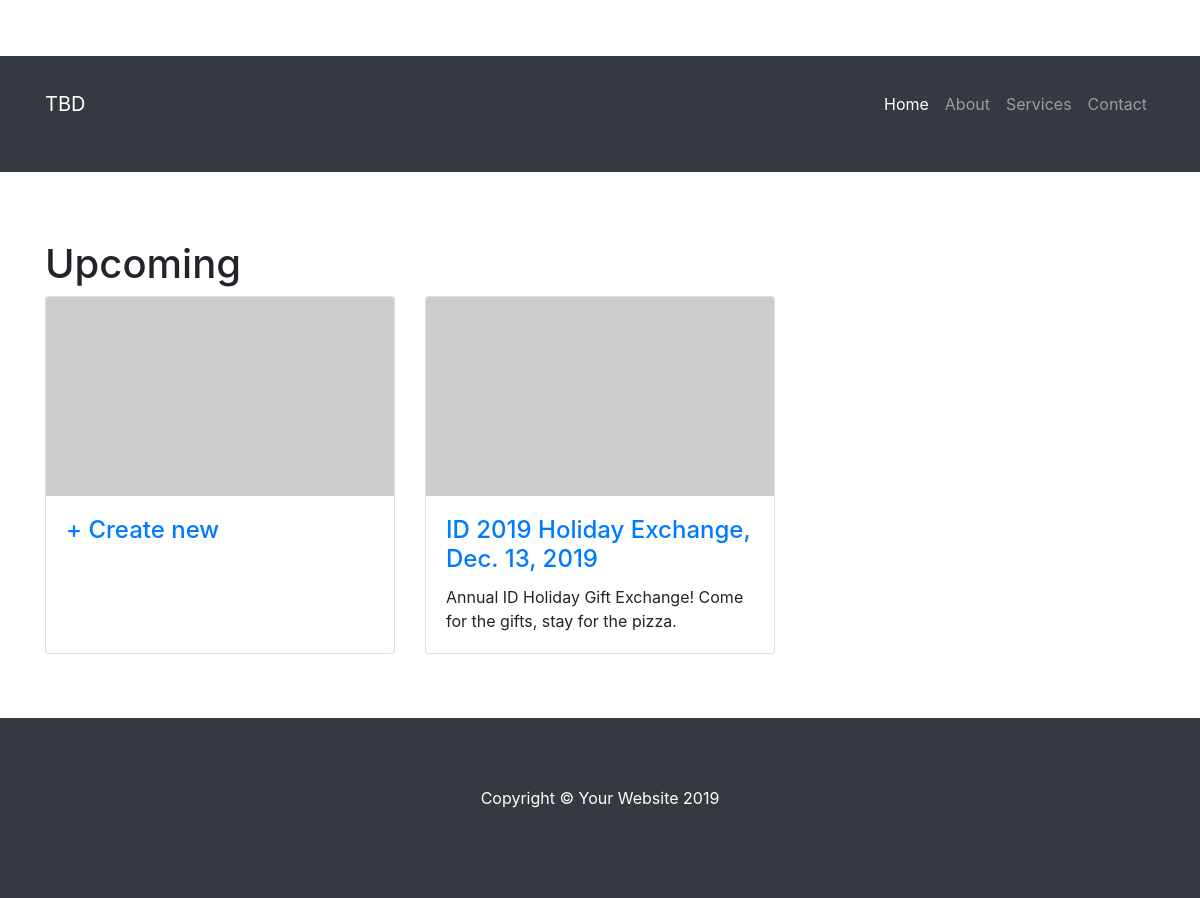
Page / (signed in) on the earlier database version.
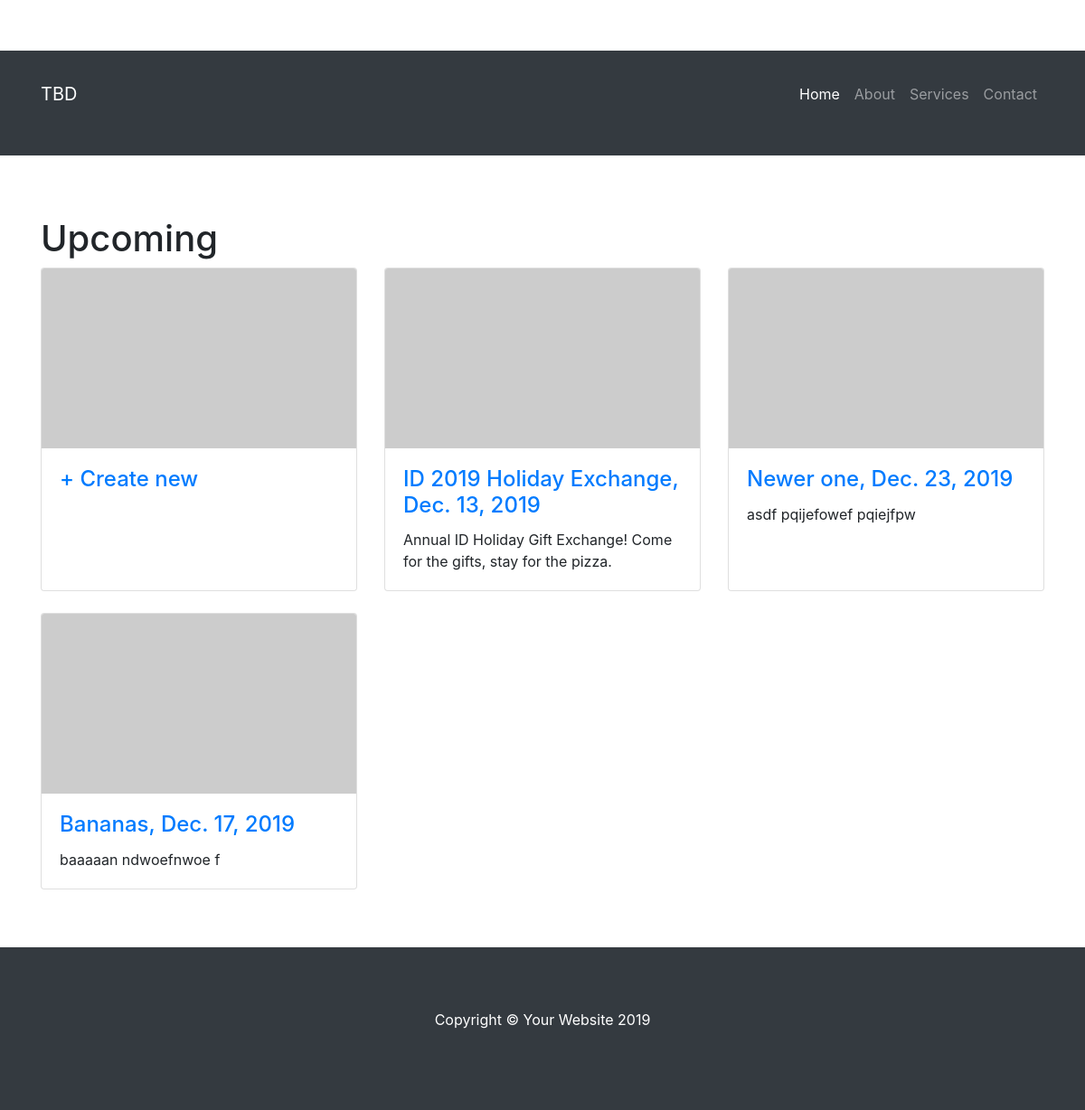
Same page on the later database version.
### giftexchanger/models.py (models this page shows, shortened)
class GiftExchange(models.Model):
    title = models.CharField(max_length=250)
    description = models.CharField(max_length=600)
    spending_max = models.IntegerField(default=25)
    schedule_day = models.DateField()
    status = models.CharField(
        max_length=20,
        choices=(
            ('pending', 'pending'),  # assignments have not been set, so new users can be added
            ('assigned', 'assigned'),  # assignments have been set, so no new users
            ('closed', 'closed'),  # exchange is over, so nothing new allowed
        ),
        default='pending'
    )

### giftexchanger/views/app.py (the view)
# urls.py: path('', app.user_dashboard, name='user_dashboard'),
@login_required(login_url='login/')
def user_dashboard(request):
    user = UserProfile.objects.get(pk=60)  # it me
    template = loader.get_template('giftexchanger/app/user_dashboard.html')
    context = {
        'user': user,
        'exchanges': user.get_exchanges()
    }
    return HttpResponse(template.render(context, request))

### giftexchanger/models.py (called while the page is built)
    def get_exchanges(self):
        return [d.exchange for d in self.userdetails_set.all()]

### giftexchanger/templates/giftexchanger/app/user_dashboard.html
{% extends 'giftexchanger/base.html' %}
{% block body_content %}
    <div class="row">
     	<div class="col-lg-12">
     		<h1 class="mt-5">Upcoming</h1>
     	</div>
    </div>
    <div class="row">
    	<div class="col-lg-4 col-sm-6 mb-4">
    		<div class="card h-100">
	        <a href="{% url 'exchange_admin_create' %}"><img class="card-img-top" src="http://placehold.it/700x400" alt=""></a>
	        <div class="card-body">
	          <h4 class="card-title">
	            <a href="{% url 'exchange_admin_create' %}">+ Create new</a>
	          </h4>
	        </div>
	      </div>
		</div>
		{% for exchange in exchanges %}
	    	<div class="col-lg-4 col-sm-6 mb-4">
	    		<div class="card h-100">
		        <a href="{% url 'exchange_details' exc_id=exchange.id %}"><img class="card-img-top" src="http://placehold.it/700x400" alt=""></a>
		        <div class="card-body">
		          <h4 class="card-title">
		            <a href="{% url 'exchange_details' exc_id=exchange.id %}">{{ exchange.title }}, {{ exchange.schedule_day }}</a>
		          </h4>
		          <p class="card-text">{{ exchange.description }}</p>
		        </div>
		      </div>
			</div>
		{% endfor %}
	</div>
{% endblock %}

### giftexchanger/templates/giftexchanger/base.html (shortened to what this page needs)
{% load static %}
<!DOCTYPE html>
<html lang="en">
<head>
  <link href="{% static 'vendor/bootstrap/css/bootstrap.min.css' %}" rel="stylesheet">
  <link href="{% static 'giftexchanger/overrides.css' %}" rel="stylesheet">
  <link href="css/small-business.css" rel="stylesheet">
</head>
<body>
<nav class="navbar navbar-expand-lg navbar-dark bg-dark static-top">
    <div class="container">
      <a class="navbar-brand" href="#">TBD</a>
      <div class="collapse navbar-collapse" id="navbarResponsive">
        <ul class="navbar-nav ml-auto">
          <li class="nav-item active">
            <a class="nav-link" href="#">Home
            </a>
          </li>
          <li class="nav-item">
            <a class="nav-link" href="#">About</a>
          </li>
          <li class="nav-item">
            <a class="nav-link" href="#">Services</a>
          </li>
          <li class="nav-item">
            <a class="nav-link" href="#">Contact</a>
          </li>
        </ul>
      </div>
    </div>
  </nav>
  <div class="container">
  		{% block body_content %}{% endblock %}
  </div>
  <footer class="py-5 bg-dark">
    <div class="container">
      <p class="m-0 text-center text-white">Copyright &copy; Your Website 2019</p>
    </div>
  </footer>
</body>

### giftexchanger/static/giftexchanger/overrides.css (style rules this page uses)
.container { padding-top: 20px; padding-bottom: 40px; }

### giftexchanger/static/css/small-business.css (style rules this page uses)
body { padding-top: 56px; }

Differences in the rows shown:
added GiftExchange: title "Newer one", schedule_day "Dec. 23, 2019", description "asdf pqijefowef pqiejfpw"
added GiftExchange: title "Bananas", schedule_day "Dec. 17, 2019", description "baaaaan ndwoefnwoe f"
